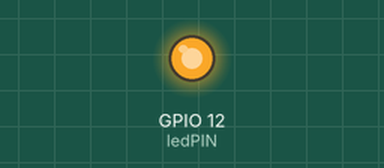
Simulated run of this program. Board: Raspberry Pi (BCM pin numbers). On the bench: output pins drawn as LEDs (lit = HIGH). At 1.0 s the program stops and its outputs stay as they are.

Above: at 0.32 s.
At 1.0 s:
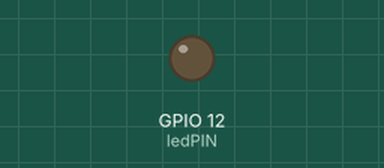
Timing chart, 0 to 2.5 s (numbered marks = the images above):
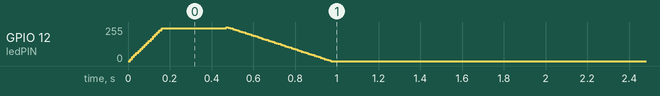

The program:

dim_led_simple.py
```python
import RPi.GPIO as GPIO
import time

ledPIN = 12
GPIO.setwarnings(False)
GPIO.setmode(GPIO.BCM)
GPIO.setup(ledPIN,GPIO.OUT)

steps_duty_cycle = 2

def dim():
	freq = 50
	red_led = GPIO.PWM(ledPIN,freq)
	red_led.start(0)
	pause_time = 0.010
	for i in range(0,100+1,steps_duty_cycle*3):
		red_led.ChangeDutyCycle(i)
		time.sleep(pause_time)
	time.sleep(.3)
	for i in range(100,-1,-steps_duty_cycle):
		red_led.ChangeDutyCycle(i)
		time.sleep(pause_time)
	#GPIO.cleanup()

for i in range(0,1):
	dim()
GPIO.cleanup()
```

Measured:
- by itself, GPIO 12 (ledPIN): rises from 0/255 to 255/255 in 0.46 s, then falls to 0/255 in 0.50 s
